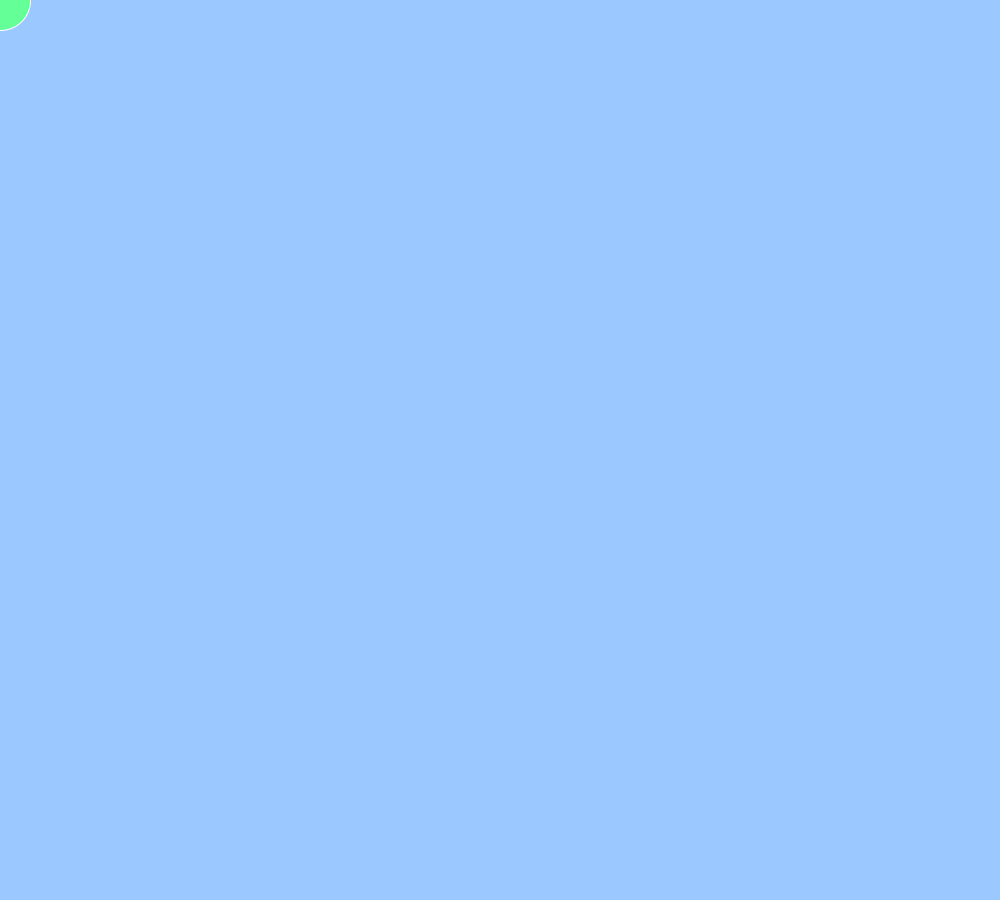
Frame 1 (no input)
Frame 60 (the mouse pressed at the canvas centre just before this capture): identical to frame 1, image omitted
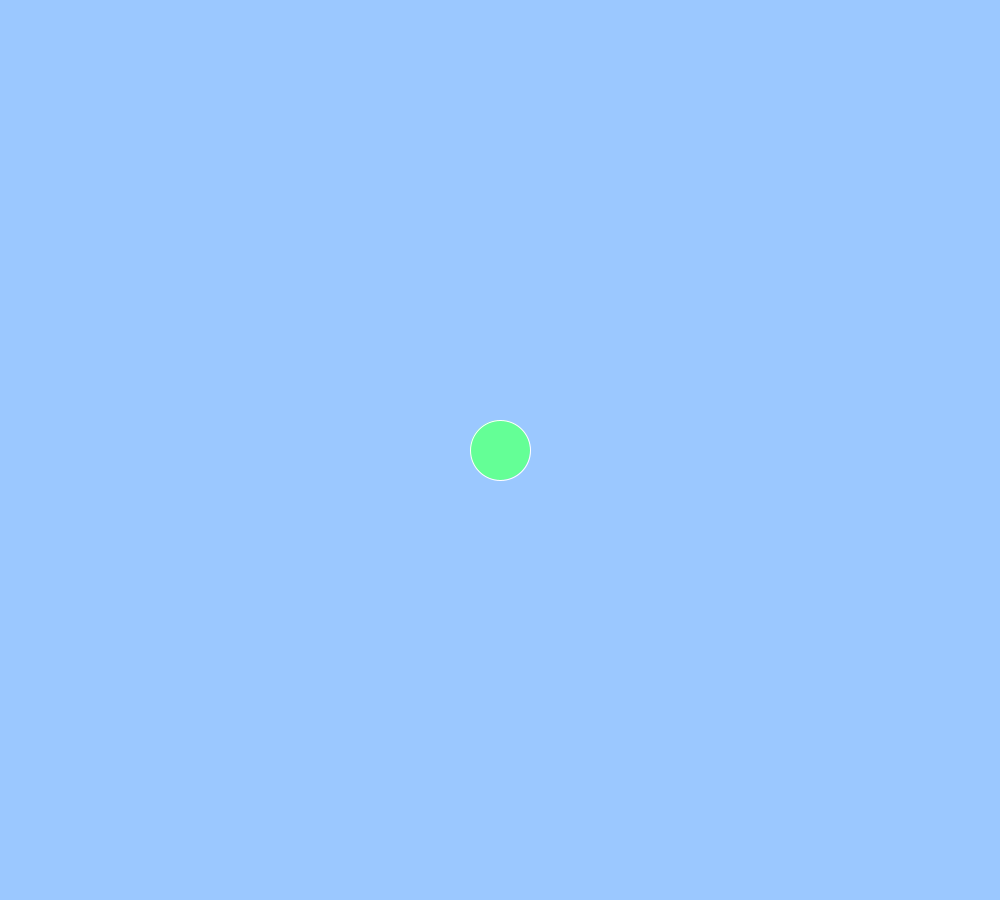
Frame 120 (the mouse held since frame 60 and released just before this capture)

The Processing sketch that drew these frames (run headless with seeded random() and noise(); from frame 60 on, the mouse is pressed at the canvas centre):

// Processing sketch: MouseCursor
// ── MouseCursor.pde
//Bismillahir Rahmanir Rahim ..
//Now I will make Interactive Program ..

void setup () {                                                      //Main function . It runs only once .
  size ( 1000 , 900 );                                               //A canvas with 1000 pixels wide and 900 pixels high .
}

void draw () {                                                       //Secondary Function . It runs again and again like loop.
  background ( 155 , 200 , 255 );                                    //RGB background of camvas .
  
  stroke ( 255 , 255 , 255 );                                        //A white corner of Circle .
  fill ( 100 , 255 , 150 );                                          //Entair part of Circle .
  ellipse ( mouseX , mouseY , 60 , 60 );                             //draw a Circle where the mouse exist .
}
